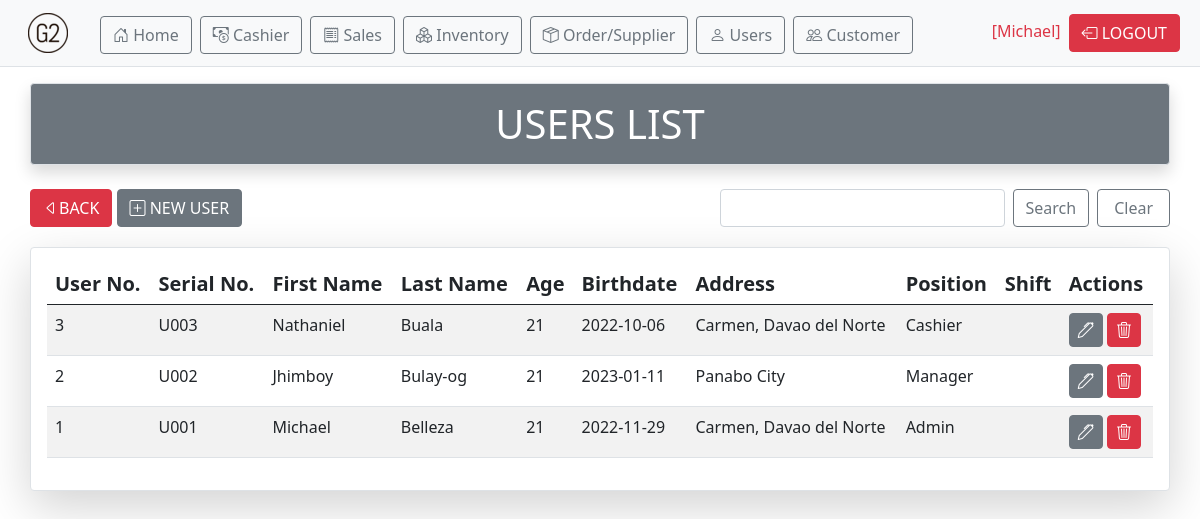
Page /users_result.php (signed in) on the committed database.
### tables this page shows
CREATE TABLE `store_users` (
  `user_id` int(11) NOT NULL,
  `user_num` varchar(50) NOT NULL,
  `username` varchar(150) NOT NULL,
  `user_pass` varchar(150) NOT NULL,
  `user_fname` varchar(150) NOT NULL,
  `user_lname` varchar(150) NOT NULL,
  `user_age` int(3) NOT NULL,
  `user_bdate` date NOT NULL,
  `user_address` varchar(250) NOT NULL,
  `user_position` varchar(20) NOT NULL,
  `user_shift` varchar(50) DEFAULT NULL
);

### users_result.php (the view, shortened to what this page needs)
<?php
$con = connection();
$search1 = $_GET['search1'];
$sql = "SELECT * FROM store_users WHERE user_num LIKE '%$search1%' || user_fname LIKE '%$search1%' || user_lname LIKE '%$search1%' || user_age LIKE '%$search1%' || user_bdate LIKE '%$search1%' || user_address LIKE '%$search1%' || user_position LIKE '%$search1%' || user_shift LIKE '%$search1%' ORDER BY user_id DESC";
$table = $con->query($sql) or die ($con->error);
$row = $table->fetch_assoc();
?>
<!DOCTYPE html>
<html lang="en">
<head>
	<link rel="stylesheet" href="css/bootstrap.min.css">
	<link rel="stylesheet" href="https://cdn.jsdelivr.net/npm/bootstrap-icons@1.10.2/font/bootstrap-icons.css">
</head>
<body>
	<?php include 'navbar.php' ?>
	<div class="container text-center mt-3 mb-4 p-3 border shadow bg-secondary text-white rounded h1">USERS LIST</div>
	<div class="container mb-3 p-0">
		<form class="d-flex" action="users_result.php" method="GET">
			<div class="pe-2">
				<a class="btn btn-danger text-decoration-none text-white mb-1" href="products.php"><i class='bi bi-caret-left'></i>BACK</a>
				<a href="register.php" class="btn btn-secondary ms-auto text-decoration-none text-white mb-1"><i class='bi bi-plus-square'></i> NEW USER</a>
			</div>
			<input class="w-25 ms-auto form-control me-2 mb-1" type="text" name="search1" id="search1">
			<button class="btn btn-outline-secondary me-2 mb-1" type="sumbit" name="query">Search</button>
			<a class="btn btn-outline-secondary pe-3 ps-3 mb-1" href="users.php">Clear</a>
		</form>
	</div>
	<div class="container my-2 border shadow-lg p-3 bg-body rounded table-responsive">
		<div class="row">
			<div class="col">
				<table class="table table-striped table-hover">
					<thead class="h5">
						<tr>
							<th>User No.</th>
							<th>Serial No.</th>
							<th>First Name</th>
							<th>Last Name</th>
							<th>Age</th>
							<th>Birthdate</th>
							<th>Address</th>
							<th>Position</th>
							<th>Shift</th>
							<th>Actions</th>
						</tr>
					</thead>
					<tbody>
						<?php do{ ?>
						<tr>
							<td><?php echo $row['user_id']; ?></td>
							<td><?php echo $row['user_num']; ?></td>
							<td><?php echo $row['user_fname']; ?></td>
							<td><?php echo $row['user_lname']; ?></td>
							<td><?php echo $row['user_age']; ?></td>
							<td><?php echo $row['user_bdate']; ?></td>
							<td><?php echo $row['user_address']; ?></td>
							<td><?php echo $row['user_position']; ?></td>
							<td><?php echo $row['user_shift']; ?></td>
							<td>
								<div class="">
									<a class="btn btn-secondary p-1 pe-2 ps-2" href="user_edit.php?ID=<?php echo $row['user_id']; ?>" name="edit"><i class='bi bi-pen'></i></a>
									<button type="button" class="btn btn-danger p-1 pe-2 ps-2" data-bs-toggle="modal" data-bs-target="#exampleModal"><i class='bi bi-trash3'></i>
									</button>
								</div>
							</td>
						</tr>
						<?php }while($row = $table->fetch_assoc()); ?>
					</tbody>
				</table>
			</div>
		</div>
	</div>
</body>
</html>

### rows in the picture
store_users: user_id "3", user_num "U003", user_fname "Nathaniel", user_lname "Buala", user_age "21", user_bdate "2022-10-06", user_address "Carmen, Davao del Norte", user_position "Cashier"
store_users: user_id "2", user_num "U002", user_fname "Jhimboy", user_lname "Bulay-og", user_age "21", user_bdate "2023-01-11", user_address "Panabo City", user_position "Manager"
store_users: user_id "1", user_num "U001", user_fname "Michael", user_lname "Belleza", user_age "21", user_bdate "2022-11-29", user_address "Carmen, Davao del Norte", user_position "Admin"

### other values in the picture
$_SESSION['UserLogin'] "Michael"
